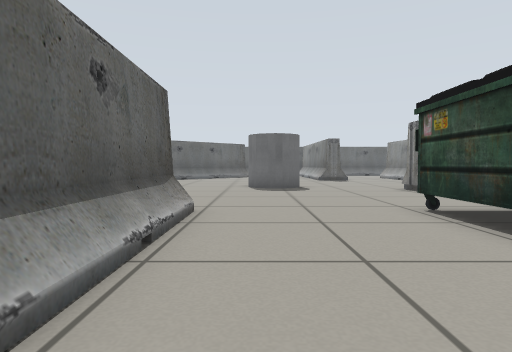
[1] (above)

24 first-person views from a walk through a robot-simulator world made for Gazebo. The camera is 0.44 m above the floor, tilts 2° down and sees 75° across. The lines on the ground mark 1 m squares. The floor is counted in squares, 0.5 m on a side. Each view is taken from the middle of a square. On the plan, view 1 faces up. The plan holds only what a view shows up to about 12 squares ahead; the rest is blank. Gazebo's built-in surfaces are drawn with simple patterns.

[2]
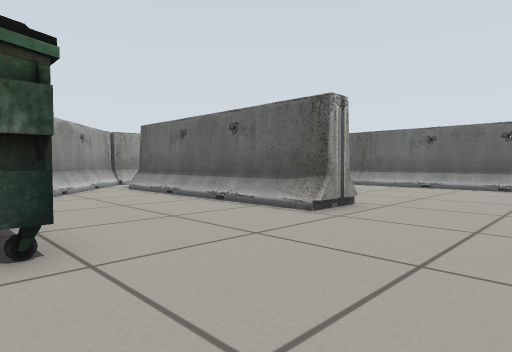

[3]
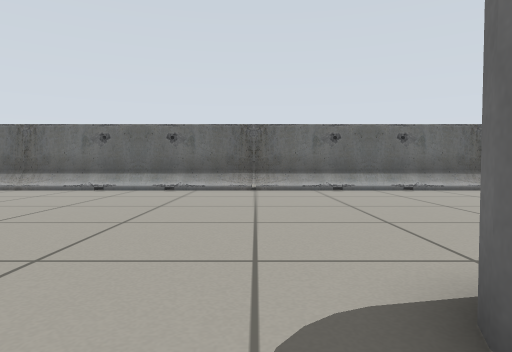

[4]
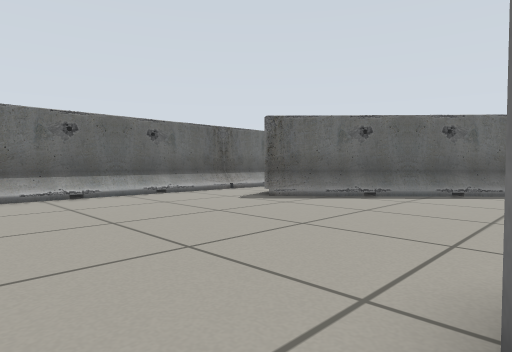

[5]
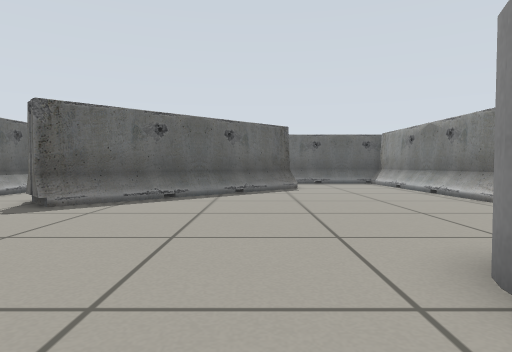

[6]
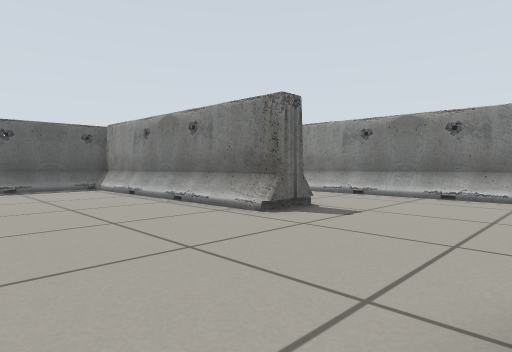

[7]
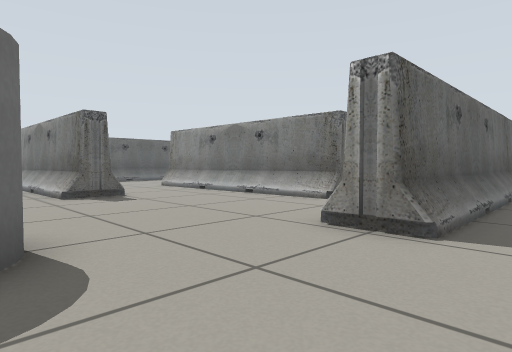

[8]
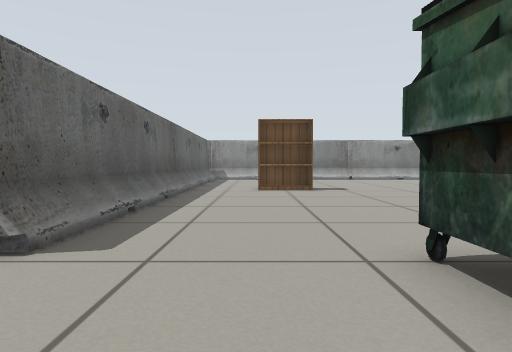

[9]
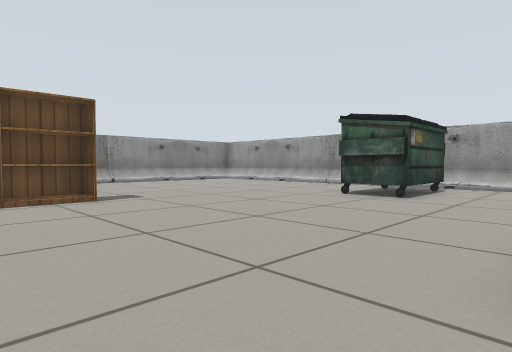

[10]
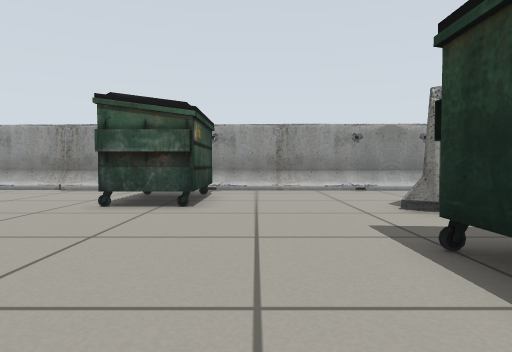

[11]
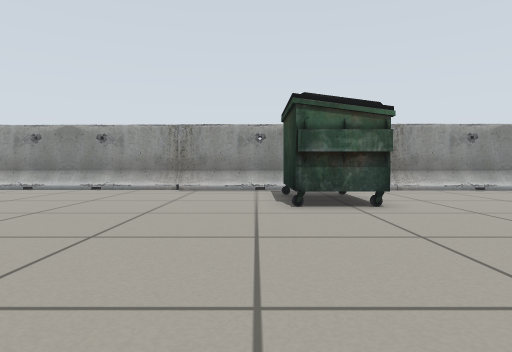

[12]
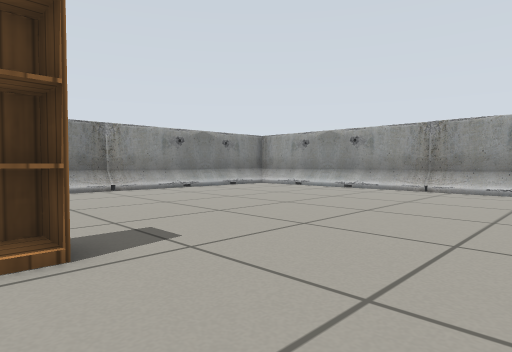

[13]
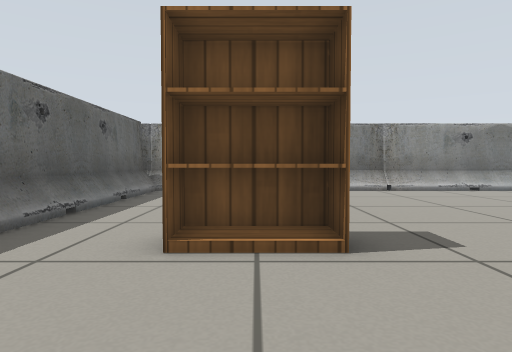

[14]
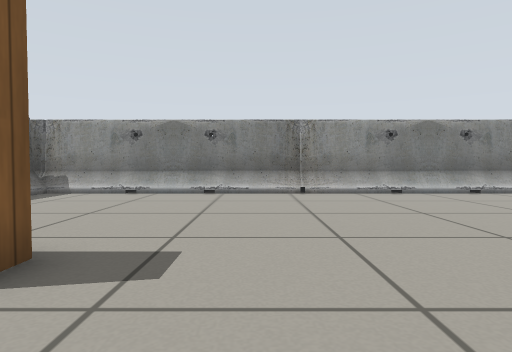

[15]
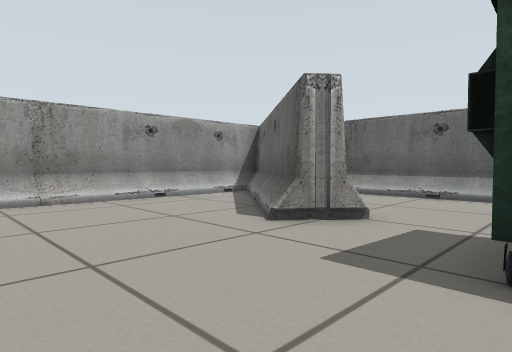

[16]
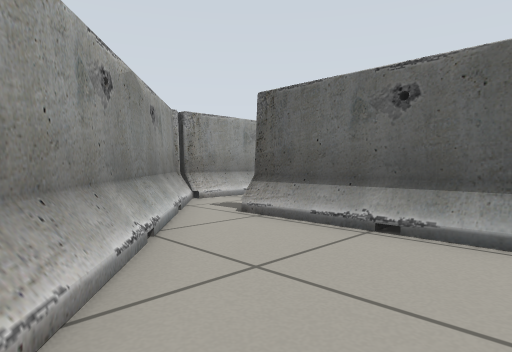

[17]
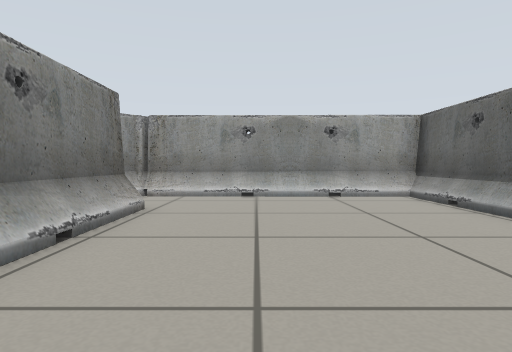

[18]
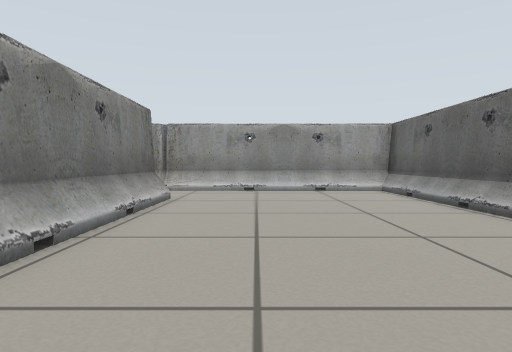

[19]
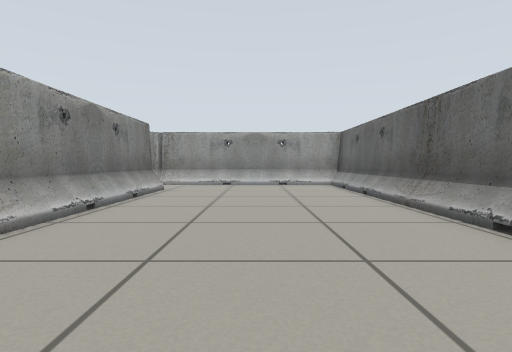

[20]
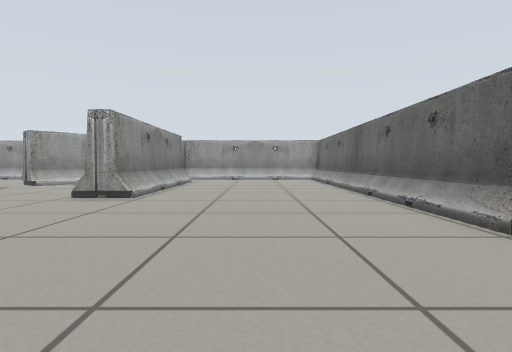

[21]
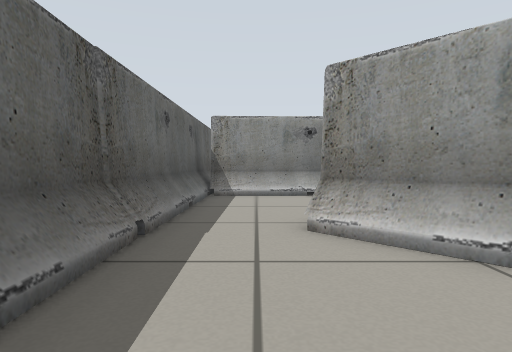

[22]
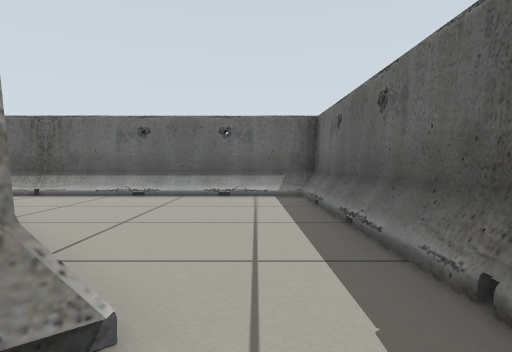

[23]
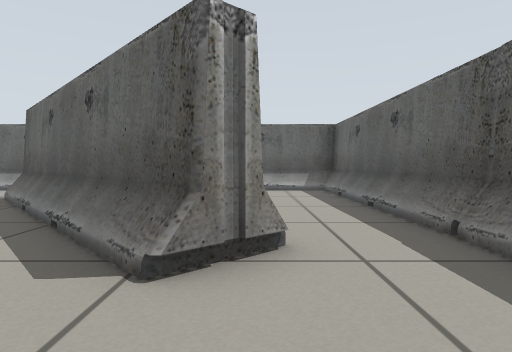

[24]
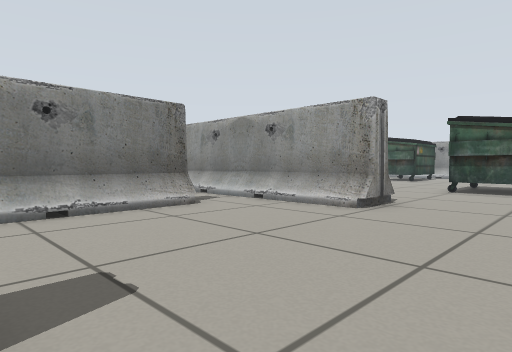

### Floor plan
Key: @ floor where view 1 was taken; . floor; B barrier; U dumpster; C grey cylinder; K bookshelf.
Columns run from 10 left of view 1 to 22 right of it. Each row starts with its distance up from view 1.
 27 BBBBBBBBBBBBBBBBB
 26  BBBBBBB.BBBBBB
 25 BB...........BB
 24 BB......BB...BB
 23 BB.....BBB...BB
 22 BB.... BB....BB
 21 BB... BB.....BB   BB
 20 BB.. BB......BB ..BB
 19 BB.BBB........B ..BB
 18 BB.BB.........BB..BB
 17 BB................BB
 16 BB................BB
 15 BB................BB
 14 BB........C ......BB
 13 BB........C C.......
 12 BB........CC...BBBBBBBB
 11 BB.............BBBBBBBBBBBBB  BBB
 10 BB.............BBBBBBBBBBBBBBBBBB
  9 BB.............................BB
  8 BB.....................KK......BB
  7 BB............UU.......KK......BB
  6 BB.....BBB...UUU.......KK......BB
  5 BB.....BBB...U  ...............BB
  4 BB.....BBB...U U...............BB
  3 BB.....BBB....UU...............BB
  2 BB.....BBB.....................BB
  1 BB.....BBB..BBB................BB
  0 BB.....BBB@.BBB...UUU..........BB
 -1 BB.....BBB.BBB....U U..........BB
 -2 BB......BBBBB.....U U..........BB
 -3 BB.......BBB......UUU..........BB
 -4 BBBBBBBBBBBBBBBBBBBBBBBBBBB....BB
 -5 BBBBBBBBB  BBBBBBBBBBBBBBBBBBBB

Where each view was taken, in squares from view 1:
view 1: 0 up, 0 right, facing up
view 2: 10 up, 4 right, facing down-left
view 3: 11 up, 2 right, facing left
view 4: 11 up, 0 right, facing up-left
view 5: 11 up, 2 left, facing up
view 6: 14 up, 1 left, facing up-right
view 7: 9 up, 1 right, facing up-right
view 8: 8 up, 2 right, facing right
view 9: 9 up, 5 right, facing down-right
view 10: 7 up, 7 right, facing down
view 11: 7 up, 11 right, facing down
view 12: 7 up, 10 right, facing down-right
view 13: 7 up, 10 right, facing right
view 14: 4 up, 11 right, facing right
view 15: 4 up, 8 right, facing down-left
view 16: 3 up, 3 right, facing down-left
view 17: 5 up, 5 left, facing down
view 18: 7 up, 5 left, facing down
view 19: 10 up, 6 left, facing down
view 20: 15 up, 6 left, facing down
view 21: 25 up, 6 left, facing right
view 22: 25 up, 0 right, facing left
view 23: 24 up, 2 right, facing left
view 24: 18 up, 2 right, facing down-right
